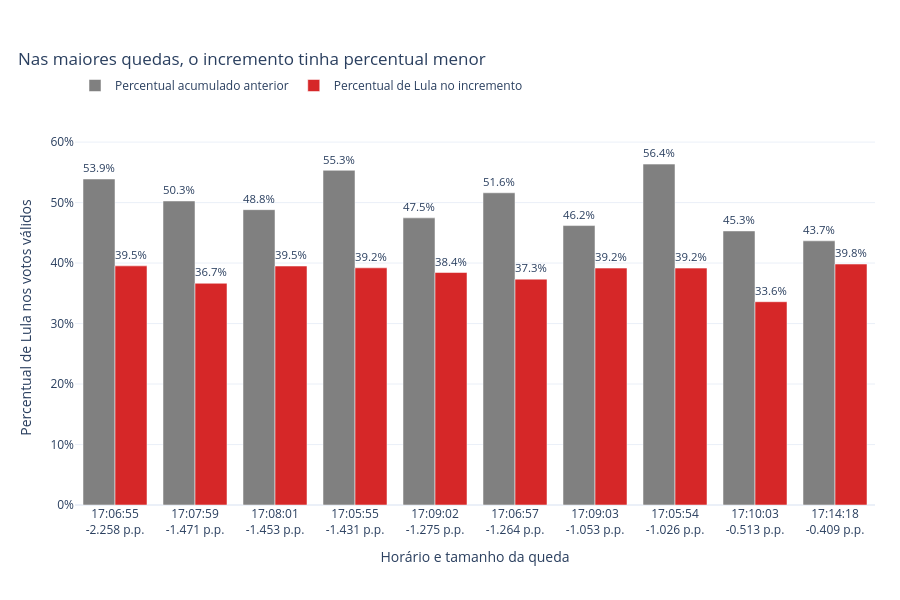

Source (notebook cell):
### Markdown cell above
## 1. Por que o percentual cai?

Uma queda não significa retirada de votos: os votos acumulados nunca diminuem.
O percentual de um candidato cai quando a participação dele no **novo incremento** é
menor que a participação que possuía antes do incremento.

A identidade usada abaixo é:

`variação = peso do novo incremento × (percentual no incremento − percentual anterior)`

Como existem apenas dois candidatos nos votos válidos, a variação percentual de
Bolsonaro é o inverso da variação de Lula, salvo o arredondamento publicado.

**Como ler o gráfico:** em cada horário, a barra cinza mostra o percentual de Lula
antes do incremento e a vermelha mostra o percentual de Lula no incremento. Quando
a vermelha fica abaixo da cinza, o percentual acumulado cai.

### Code cell
validos_acumulados = dados["QT_VOTOS_CONCORRENTES_ACUMULADO"].astype("int64")
validos_antes = validos_acumulados - votos_validos_no_incremento
lula_acumulado = dados["LULA_QT_VOTOS_TOT_ACUMULADO"].astype("int64")
lula_no_incremento = dados["LULA_QT_VOTOS_TOT"].astype("int64")
lula_antes = lula_acumulado - lula_no_incremento

percentual_lula_antes = lula_antes.div(validos_antes).mul(100)
percentual_lula_incremento = lula_no_incremento.div(votos_validos_no_incremento).mul(100)
peso_incremento = votos_validos_no_incremento.div(validos_acumulados)
variacao_lula_calculada = peso_incremento.mul(
    percentual_lula_incremento - percentual_lula_antes
)
variacao_lula_observada = participacao["LULA (13)"].diff()

erro_formula = (
    variacao_lula_observada.iloc[1:] - variacao_lula_calculada.iloc[1:].to_numpy()
).abs()
assert erro_formula.max() <= 0.000101, erro_formula.max()

analise_incrementos = pd.DataFrame({
    "horário": indice,
    "variação_Lula_pp": variacao_lula_observada.to_numpy(),
    "Lula_antes_pct": percentual_lula_antes.to_numpy(),
    "Lula_no_incremento_pct": percentual_lula_incremento.to_numpy(),
    "votos_válidos_no_incremento": votos_validos_no_incremento.to_numpy(),
    "seções_no_incremento": secoes_no_incremento.to_numpy(),
})
maiores_quedas = analise_incrementos.nsmallest(10, "variação_Lula_pp").copy()
maiores_quedas["rótulo"] = maiores_quedas.apply(
    lambda linha: (
        f"{linha['horário']:%H:%M:%S}<br>"
        f"{linha['variação_Lula_pp']:+.3f} p.p."
    ),
    axis=1,
)

tabela_quedas = maiores_quedas.copy()
tabela_quedas["horário"] = tabela_quedas["horário"].dt.strftime("%d/%m/%Y %H:%M:%S")

fig_composicao = go.Figure()
for coluna, nome, cor in [
    ("Lula_antes_pct", "Percentual acumulado anterior", "#808080"),
    ("Lula_no_incremento_pct", "Percentual de Lula no incremento", "#D62728"),
]:
    fig_composicao.add_trace(go.Bar(
        x=maiores_quedas["rótulo"],
        y=maiores_quedas[coluna],
        name=nome,
        marker_color=cor,
        text=maiores_quedas[coluna],
        texttemplate="%{text:.1f}%",
        textposition="outside",
        customdata=np.column_stack([
            maiores_quedas["variação_Lula_pp"],
            maiores_quedas["votos_válidos_no_incremento"],
            maiores_quedas["seções_no_incremento"],
        ]),
        hovertemplate=(
            "%{x}<br>"
            "%{fullData.name}: %{y:.4f}%<br>"
            "Variação de Lula: %{customdata[0]:+.4f} p.p.<br>"
            "Votos válidos no incremento: %{customdata[1]:,.0f}<br>"
            "Seções no incremento: %{customdata[2]:,.0f}<extra></extra>"
        ),
    ))
fig_composicao.update_layout(
    title={
        "text": "Nas maiores quedas, o incremento tinha percentual menor",
        "x": 0.02,
        "xanchor": "left",
    },
    template="plotly_white",
    height=600,
    barmode="group",
    dragmode="zoom",
    hovermode="closest",
    xaxis={"title": "Horário e tamanho da queda", "type": "category"},
    yaxis={
        "title": "Percentual de Lula nos votos válidos",
        "range": [0, 62],
        "ticksuffix": "%",
    },
    showlegend=True,
    legend={
        "orientation": "h",
        "x": 0,
        "xanchor": "left",
        "y": 1.08,
        "yanchor": "bottom",
    },
    margin={"l": 75, "r": 25, "t": 130, "b": 95},
)
figura_composicao, eixo_composicao = plt.subplots(figsize=(12.5, 6.2))
posicoes = np.arange(len(maiores_quedas))
eixo_composicao.bar(posicoes - 0.2, maiores_quedas["Lula_antes_pct"], 0.4, label="Percentual acumulado anterior", color="#808080")
eixo_composicao.bar(posicoes + 0.2, maiores_quedas["Lula_no_incremento_pct"], 0.4, label="Percentual no incremento", color="#D62728")
eixo_composicao.set(title="Nas maiores quedas, o incremento tinha percentual menor", xlabel="Horário e tamanho da queda", ylabel="Percentual de Lula nos votos válidos")
eixo_composicao.set_xticks(posicoes, maiores_quedas["rótulo"], rotation=35, ha="right")
eixo_composicao.set_ylim(0, 62); eixo_composicao.grid(axis="y", alpha=0.25); eixo_composicao.legend(frameon=False)
figura_composicao.tight_layout()
salvar_figura_svg(figura_composicao, "composicao_maiores_quedas.svg")
fig_composicao.show(config=CONFIG_GRAFICO)
display(Markdown(
    "**Conclusão:** nas maiores quedas, votos continuaram sendo acrescentados, "
    "mas o incremento tinha proporcionalmente menos votos para Lula que o "
    "acumulado anterior. Por isso a porcentagem caiu."
))

### Figure 1 — Plotly figure (JSON) as saved in the notebook; plotly's stock layout.template omitted (floating-point values rounded to 4 significant figures)
{"data": [{"customdata": [[-2.258, 40930.0, 148.0], [-1.471, 35980.0, 135.0], [-1.453, 63650.0, 230.0], [-1.431, 19450.0, 73.0], [-1.275, 70750.0, 255.0], [-1.264, 25380.0, 97.0], [-1.053, 88410.0, 321.0], [-1.026, 11920.0, 46.0], [-0.5134, 27980.0, 105.0], [-0.4088, 151100.0, 562.0]], "hovertemplate": "%{x}<br>%{fullData.name}: %{y:.4f}%<br>Variação de Lula: %{customdata[0]:+.4f} p.p.<br>Votos válidos no incremento: %{customdata[1]:,.0f}<br>Seções no incremento: %{customdata[2]:,.0f}<extra></extra>", "marker": {"color": "#808080"}, "name": "Percentual acumulado anterior", "text": [53.9, 50.27, 48.83, 55.34, 47.47, 51.62, 46.2, 56.36, 45.31, 43.68], "textposition": "outside", "texttemplate": "%{text:.1f}%", "type": "bar", "x": ["17:06:55<br>-2.258 p.p.", "17:07:59<br>-1.471 p.p.", "17:08:01<br>-1.453 p.p.", "17:05:55<br>-1.431 p.p.", "17:09:02<br>-1.275 p.p.", "17:06:57<br>-1.264 p.p.", "17:09:03<br>-1.053 p.p.", "17:05:54<br>-1.026 p.p.", "17:10:03<br>-0.513 p.p.", "17:14:18<br>-0.409 p.p."], "y": [53.9, 50.27, 48.83, 55.34, 47.47, 51.62, 46.2, 56.36, 45.31, 43.68]}, {"customdata": [[-2.258, 40930.0, 148.0], [-1.471, 35980.0, 135.0], [-1.453, 63650.0, 230.0], [-1.431, 19450.0, 73.0], [-1.275, 70750.0, 255.0], [-1.264, 25380.0, 97.0], [-1.053, 88410.0, 321.0], [-1.026, 11920.0, 46.0], [-0.5134, 27980.0, 105.0], [-0.4088, 151100.0, 562.0]], "hovertemplate": "%{x}<br>%{fullData.name}: %{y:.4f}%<br>Variação de Lula: %{customdata[0]:+.4f} p.p.<br>Votos válidos no incremento: %{customdata[1]:,.0f}<br>Seções no incremento: %{customdata[2]:,.0f}<extra></extra>", "marker": {"color": "#D62728"}, "name": "Percentual de Lula no incremento", "text": [39.54, 36.66, 39.51, 39.21, 38.44, 37.34, 39.17, 39.17, 33.61, 39.83], "textposition": "outside", "texttemplate": "%{text:.1f}%", "type": "bar", "x": ["17:06:55<br>-2.258 p.p.", "17:07:59<br>-1.471 p.p.", "17:08:01<br>-1.453 p.p.", "17:05:55<br>-1.431 p.p.", "17:09:02<br>-1.275 p.p.", "17:06:57<br>-1.264 p.p.", "17:09:03<br>-1.053 p.p.", "17:05:54<br>-1.026 p.p.", "17:10:03<br>-0.513 p.p.", "17:14:18<br>-0.409 p.p."], "y": [39.54, 36.66, 39.51, 39.21, 38.44, 37.34, 39.17, 39.17, 33.61, 39.83]}], "layout": {"barmode": "group", "dragmode": "zoom", "height": 600, "hovermode": "closest", "legend": {"orientation": "h", "x": 0, "xanchor": "left", "y": 1.08, "yanchor": "bottom"}, "margin": {"b": 95, "l": 75, "r": 25, "t": 130}, "showlegend": true, "title": {"text": "Nas maiores quedas, o incremento tinha percentual menor", "x": 0.02, "xanchor": "left"}, "xaxis": {"title": {"text": "Horário e tamanho da queda"}, "type": "category"}, "yaxis": {"range": [0, 62], "ticksuffix": "%", "title": {"text": "Percentual de Lula nos votos válidos"}}}}
